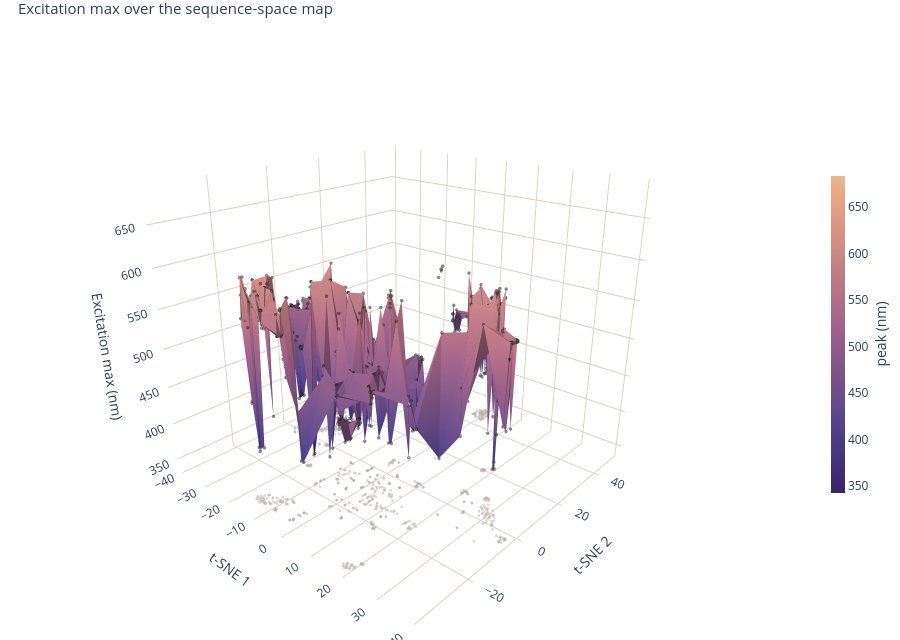

Notebook cell for this chart:
### Code cell
scenes["excitation"].show()

### Figure 1 — Plotly figure (JSON) as saved in the notebook; plotly's stock layout.template omitted (floating-point values rounded to 4 significant figures; data arrays with more than 128 entries replaced by an {"elided": "..."} marker saying what was removed)
{"data": [{"cmax": 684, "cmin": 343, "colorbar": {"len": 0.55, "thickness": 14, "title": {"side": "right", "text": "peak (nm)"}}, "colorscale": [[0, "rgb(57,36,103)"], [0.03226, "rgb(61,40,108)"], [0.06452, "rgb(65,45,114)"], [0.09677, "rgb(68,49,119)"], [0.129, "rgb(73,55,125)"], [0.1613, "rgb(76,59,130)"], [0.1935, "rgb(80,64,135)"], [0.2258, "rgb(85,68,139)"], [0.2581, "rgb(94,72,139)"], [0.2903, "rgb(102,75,139)"], [0.3226, "rgb(109,78,139)"], [0.3548, "rgb(118,82,138)"], [0.3871, "rgb(126,85,138)"], [0.4194, "rgb(134,88,138)"], [0.4516, "rgb(141,91,137)"], [0.4839, "rgb(150,95,137)"], [0.5161, "rgb(158,98,137)"], [0.5484, "rgb(166,102,137)"], [0.5806, "rgb(173,106,136)"], [0.6129, "rgb(178,111,135)"], [0.6452, "rgb(184,118,135)"], [0.6774, "rgb(189,122,134)"], [0.7097, "rgb(195,128,134)"], [0.7419, "rgb(200,133,133)"], [0.7742, "rgb(207,139,132)"], [0.8065, "rgb(212,144,132)"], [0.8387, "rgb(218,149,131)"], [0.871, "rgb(223,154,131)"], [0.9032, "rgb(229,161,130)"], [0.9355, "rgb(233,166,132)"], [0.9677, "rgb(235,174,138)"], [1, "rgb(236,182,145)"]], "flatshading": true, "hoverinfo": "skip", "i": {"elided": "1353 int values"}, "intensity": {"elided": "758 float values"}, "j": {"elided": "1353 int values"}, "k": {"elided": "1353 int values"}, "lighting": {"ambient": 0.62, "diffuse": 0.85, "roughness": 0.9, "specular": 0.12}, "lightposition": {"x": 100, "y": -200, "z": 400}, "showscale": true, "type": "mesh3d", "x": {"elided": "758 float values"}, "y": {"elided": "758 float values"}, "z": {"elided": "758 float values"}}, {"customdata": {"elided": "758x4 mixed values"}, "hovertemplate": "<b>%{customdata[0]}</b><br>%{customdata[1]}<br>ex %{customdata[2]:.0f} nm · em %{customdata[3]:.0f} nm<extra></extra>", "marker": {"color": "rgba(20,20,20,0.55)", "size": 2}, "mode": "markers", "showlegend": false, "type": "scatter3d", "x": {"elided": "758 float values"}, "y": {"elided": "758 float values"}, "z": {"elided": "758 float values"}}, {"hoverinfo": "skip", "marker": {"color": "#B9AFA7", "opacity": 0.5, "size": 1.6}, "mode": "markers", "showlegend": false, "type": "scatter3d", "x": {"elided": "758 float values"}, "y": {"elided": "758 float values"}, "z": {"elided": "758 float values"}}], "layout": {"height": 640, "margin": {"b": 0, "l": 0, "r": 0, "t": 28}, "scene": {"aspectratio": {"x": 1, "y": 1, "z": 0.9}, "camera": {"eye": {"x": 1.36, "y": -1.52, "z": 0.83}}, "xaxis": {"backgroundcolor": "white", "gridcolor": "#DBD1C3", "range": [-41.54, 41.26], "title": {"text": "t-SNE 1"}, "zeroline": false}, "yaxis": {"backgroundcolor": "white", "gridcolor": "#DBD1C3", "range": [-39.1, 52.82], "title": {"text": "t-SNE 2"}, "zeroline": false}, "zaxis": {"backgroundcolor": "white", "gridcolor": "#DBD1C3", "range": [333, 694], "title": {"text": "Excitation max (nm)"}, "zeroline": false}}, "title": {"font": {"size": 15}, "text": "Excitation max over the sequence-space map", "x": 0.02}, "width": 900}}
